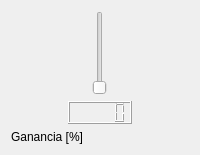
                 <widget class="QWidget" name="verticalWidget_11" native="true">
                  <property name="sizePolicy">
                   <sizepolicy hsizetype="Preferred" vsizetype="Preferred">
                    <horstretch>0</horstretch>
                    <verstretch>0</verstretch>
                   </sizepolicy>
                  </property>
                  <layout class="QVBoxLayout" name="verticalLayout_19">
                   <item alignment="Qt::AlignHCenter">
                    <widget class="QSlider" name="echoGananciaSlider">
                     <property name="sizePolicy">
                      <sizepolicy hsizetype="Fixed" vsizetype="Preferred">
                       <horstretch>0</horstretch>
                       <verstretch>0</verstretch>
                      </sizepolicy>
                     </property>
                     <property name="styleSheet">
                      <string notr="true"/>
                     </property>
                     <property name="orientation">
                      <enum>Qt::Vertical</enum>
                     </property>
                     <property name="invertedAppearance">
                      <bool>false</bool>
                     </property>
                    </widget>
                   </item>
                   <item alignment="Qt::AlignHCenter">
                    <widget class="QLCDNumber" name="ehcoGananciaLcd">
                     <property name="sizePolicy">
                      <sizepolicy hsizetype="Fixed" vsizetype="Fixed">
                       <horstretch>0</horstretch>
                       <verstretch>0</verstretch>
                      </sizepolicy>
                     </property>
                     <property name="smallDecimalPoint">
                      <bool>false</bool>
                     </property>
                    </widget>
                   </item>
                   <item>
                    <widget class="QLabel" name="label_6">
                     <property name="sizePolicy">
                      <sizepolicy hsizetype="Preferred" vsizetype="Fixed">
                       <horstretch>0</horstretch>
                       <verstretch>0</verstretch>
                      </sizepolicy>
                     </property>
                     <property name="text">
                      <string>Ganancia [%]</string>
                     </property>
                    </widget>
                   </item>
                  </layout>
                 </widget>
